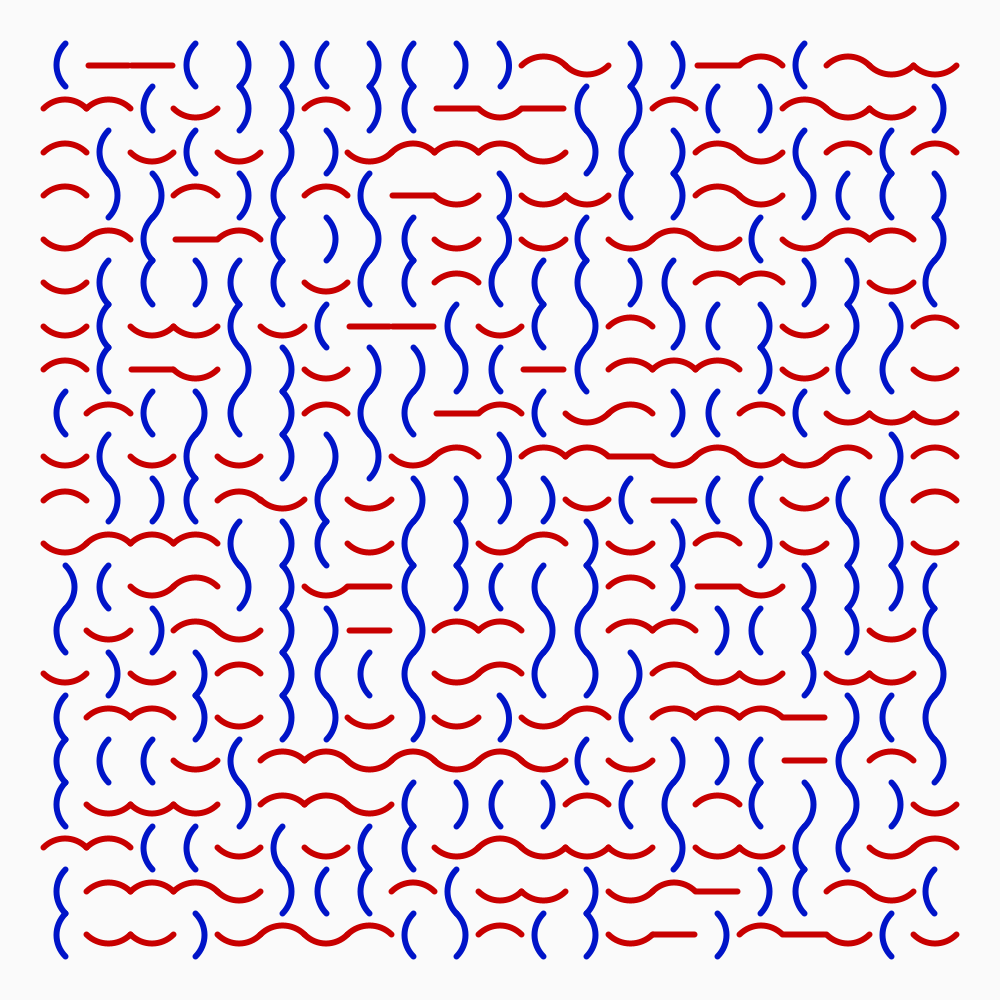
Frame 1 (no input)
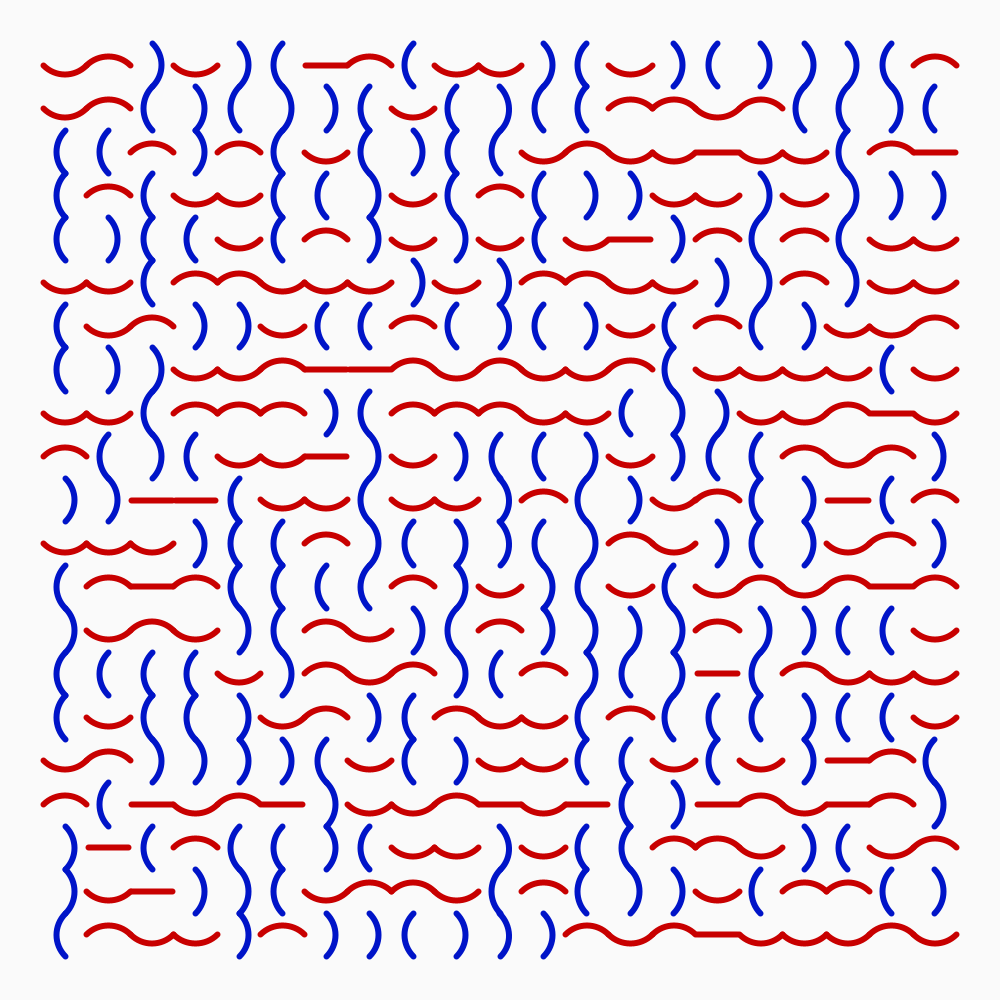
Frame 2 (the mouse pressed at the canvas centre, redrawn once)

The Processing sketch that drew these frames (run headless with seeded random() and noise(); the mouse was pressed at the canvas centre and the sketch redrawn once):

// Processing sketch: day07
// ── day07.pde
void setup() {
	size(1000, 1000);
	noLoop();
}

void draw() {
	background(250);
	strokeWeight(6);
	noFill();

	int n = 22;
	int X, Y;
	int direction;
	float a = ((float)width) / (n+1);

	for (int i = 0; i < n * n; i++) {
		X = i % n;
		Y = (i - X) / n;
		direction = floor(random(0, 4)) % 4;

		if (X == 0 || X == n || Y == 0 || Y == n)
			continue;

		float centerX;
		float centerY;
		float startAngle;

		if (direction % 2 == 0) {
			stroke(200, 0, 0);
			centerX = X * a + a / 2;
			if (direction == 0) {
				centerY = Y * a;
				startAngle = PI / 4;
			} else {
				centerY = Y * a + a;
				startAngle = PI + QUARTER_PI;
			}

			if (random(1) < 0.1) {
				float d = a / 30.0;
				line(X * a + d, Y * a + a/2, X * a + a - d, Y * a + a/2);
				continue;
			}
		} else {
			stroke(0, 20, 200);
			centerY = Y * a + a / 2;
			if (direction == 1) {
				centerX = X * a ;
				startAngle = PI + HALF_PI + QUARTER_PI;
			} else {
				centerX = X * a + a;
				startAngle = HALF_PI + QUARTER_PI;
			}
		}

		arc(centerX, centerY, sqrt(2) * a, sqrt(2) * a, startAngle, startAngle + HALF_PI);
	}

	save("day07.png");
}
